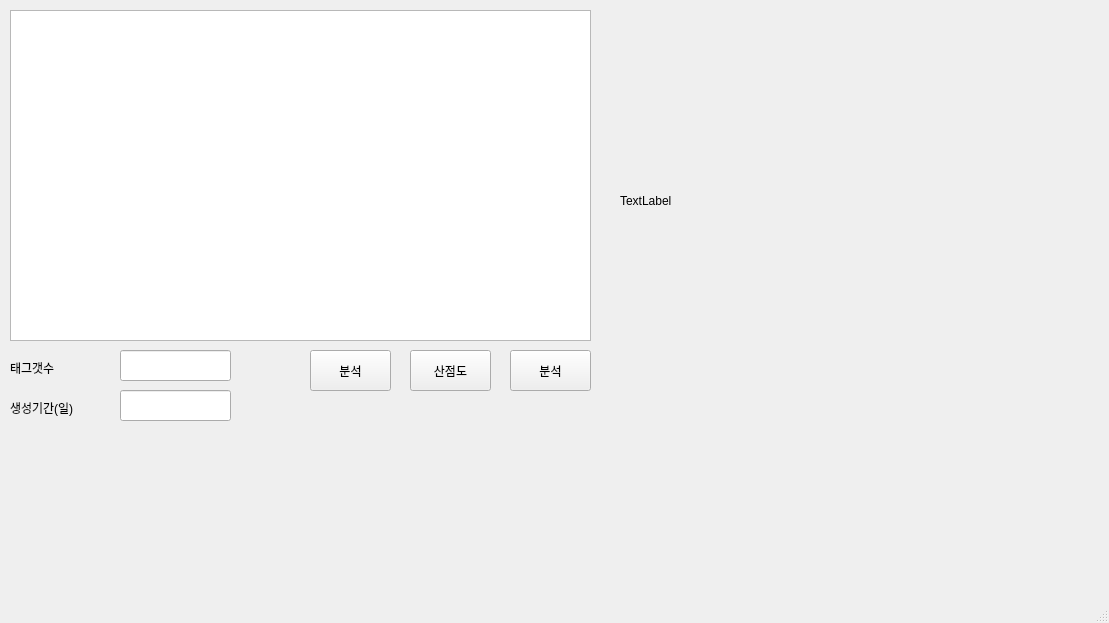
<?xml version="1.0" encoding="UTF-8"?>
<ui version="4.0">
 <class>MainWindow</class>
 <widget class="QMainWindow" name="MainWindow">
  <property name="geometry">
   <rect>
    <x>0</x>
    <y>0</y>
    <width>1109</width>
    <height>623</height>
   </rect>
  </property>
  <property name="windowTitle">
   <string>MainWindow</string>
  </property>
  <widget class="QWidget" name="centralwidget">
   <widget class="QPlainTextEdit" name="plainTextEdit">
    <property name="geometry">
     <rect>
      <x>10</x>
      <y>10</y>
      <width>581</width>
      <height>331</height>
     </rect>
    </property>
    <property name="readOnly">
     <bool>true</bool>
    </property>
   </widget>
   <widget class="QPushButton" name="pushButton">
    <property name="geometry">
     <rect>
      <x>310</x>
      <y>350</y>
      <width>81</width>
      <height>41</height>
     </rect>
    </property>
    <property name="text">
     <string>분석</string>
    </property>
   </widget>
   <widget class="QLabel" name="label">
    <property name="geometry">
     <rect>
      <x>10</x>
      <y>360</y>
      <width>101</width>
      <height>16</height>
     </rect>
    </property>
    <property name="text">
     <string>태그갯수</string>
    </property>
   </widget>
   <widget class="QPushButton" name="pushButton_2">
    <property name="geometry">
     <rect>
      <x>410</x>
      <y>350</y>
      <width>81</width>
      <height>41</height>
     </rect>
    </property>
    <property name="text">
     <string>산점도</string>
    </property>
   </widget>
   <widget class="QPushButton" name="pushButton_3">
    <property name="geometry">
     <rect>
      <x>510</x>
      <y>350</y>
      <width>81</width>
      <height>41</height>
     </rect>
    </property>
    <property name="text">
     <string>분석</string>
    </property>
   </widget>
   <widget class="QLabel" name="label_2">
    <property name="geometry">
     <rect>
      <x>620</x>
      <y>10</y>
      <width>461</width>
      <height>381</height>
     </rect>
    </property>
    <property name="autoFillBackground">
     <bool>false</bool>
    </property>
    <property name="text">
     <string>TextLabel</string>
    </property>
    <property name="scaledContents">
     <bool>true</bool>
    </property>
   </widget>
   <widget class="QLabel" name="label_3">
    <property name="geometry">
     <rect>
      <x>10</x>
      <y>400</y>
      <width>101</width>
      <height>16</height>
     </rect>
    </property>
    <property name="text">
     <string>생성기간(일)</string>
    </property>
   </widget>
   <widget class="QLineEdit" name="lineEdit">
    <property name="geometry">
     <rect>
      <x>120</x>
      <y>350</y>
      <width>111</width>
      <height>31</height>
     </rect>
    </property>
   </widget>
   <widget class="QLineEdit" name="lineEdit_2">
    <property name="geometry">
     <rect>
      <x>120</x>
      <y>390</y>
      <width>111</width>
      <height>31</height>
     </rect>
    </property>
   </widget>
  </widget>
  <widget class="QMenuBar" name="menubar">
   <property name="geometry">
    <rect>
     <x>0</x>
     <y>0</y>
     <width>1109</width>
     <height>22</height>
    </rect>
   </property>
  </widget>
  <widget class="QStatusBar" name="statusbar"/>
 </widget>
 <resources/>
 <connections/>
</ui>
